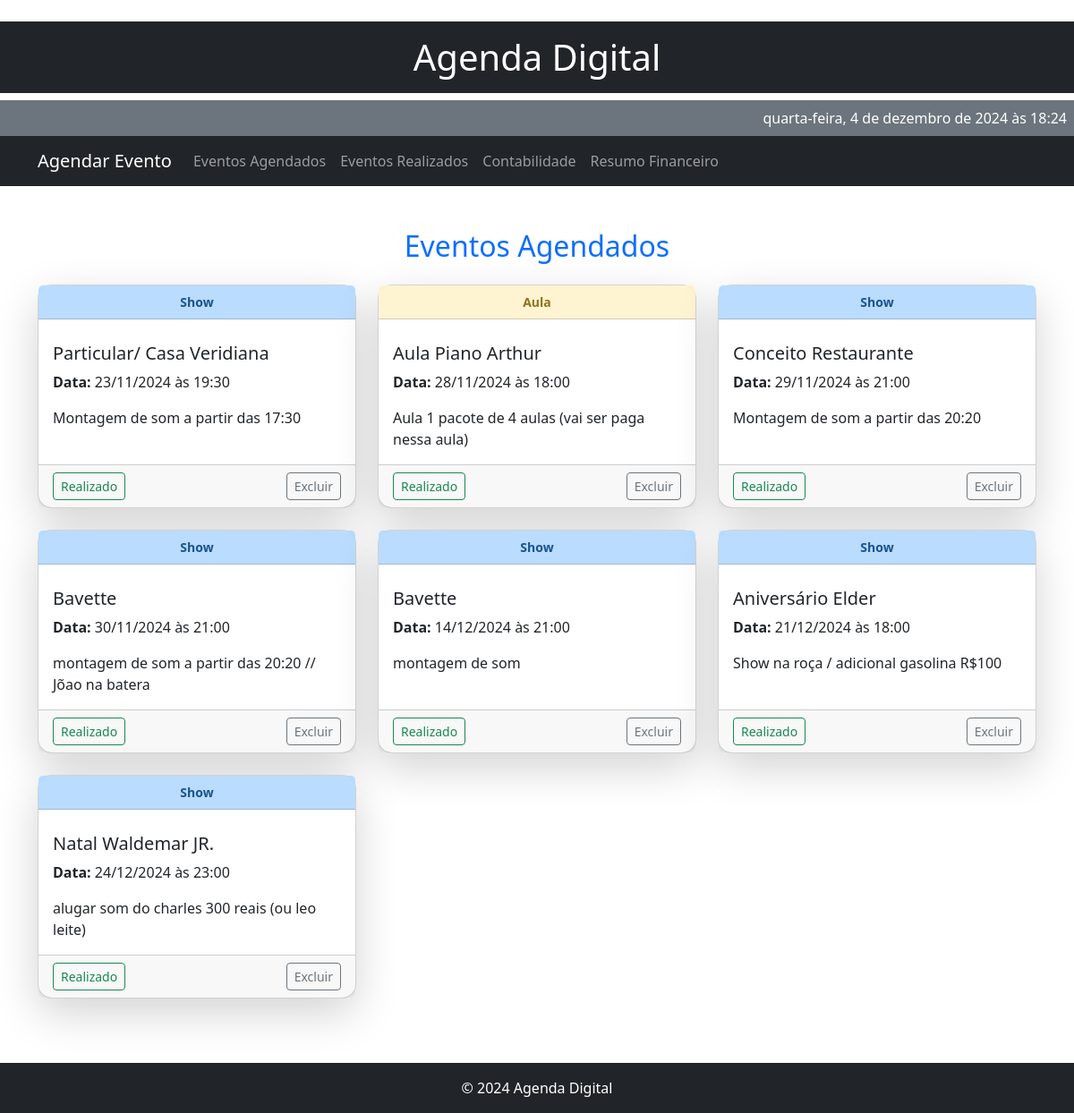
Before: /schedule with the older database file.
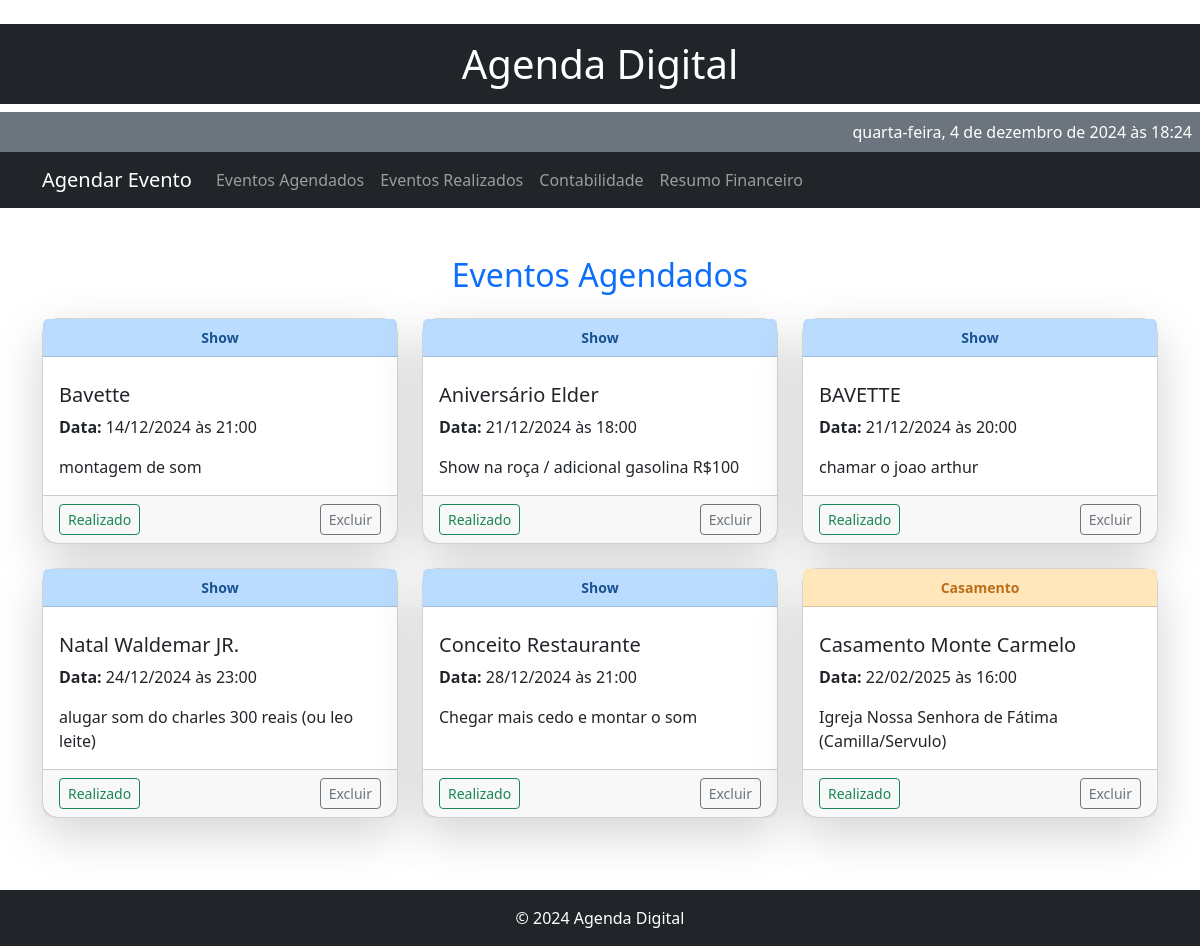
After: the same page with the newer database file.
### models.py (models this page shows)
class Evento(db.Model):
    id = db.Column(db.Integer, primary_key=True)
    tipo = db.Column(db.String(50), nullable=False)
    titulo = db.Column(db.String(100), nullable=False)
    data = db.Column(db.String(10), nullable=False)
    hora = db.Column(db.String(5), nullable=False)
    descricao = db.Column(db.Text, nullable=True)
    repetir = db.Column(db.Boolean, default=False)  # Campo para eventos semanais

### app.py (the view)
@app.route('/schedule')
def schedule():
    eventos = Evento.query.order_by(Evento.data.asc(), Evento.hora.asc()).all()
    for evento in eventos:
        if isinstance(evento.data, str):  # Se a data for string, converte
            evento.data = datetime.strptime(evento.data, "%Y-%m-%d").date()
    current_date = datetime.now().date()  # Data atual
    return render_template('schedule.html', events=eventos, current_date=current_date)

### app.py (called while the page is built)
def format_datetime(value):
    if value:
        if isinstance(value, (datetime, date)):  # Verifica se já é datetime ou date
            return value.strftime("%d/%m/%Y")
        return datetime.strptime(value, "%Y-%m-%d").strftime("%d/%m/%Y")
    return value

### templates/schedule.html (shortened to what this page needs)
﻿{% extends 'base.html' %}
{% block content %}
<div class="container my-5">
    <h2 class="text-center text-primary mb-4">Eventos Agendados</h2>
    <div class="row">
        {% if events %}
            {% for event in events %}
            <div class="col-md-4 mb-4">
                <div
                    class="card shadow-lg h-100 event-card"
                    data-event-id="{{ event.id }}"
                    data-event-date="{{ event.data }}"
                    style="opacity: 0; transform: translateY(20px); transition: opacity 0.5s, transform 0.5s;">
                    <div class="card-header {% if event.tipo == 'Show' %}bg-show{% elif event.tipo == 'Aula' %}bg-class{% elif event.tipo == 'Casamento' %}bg-wedding{% endif %}">
                        {{ event.tipo }}
                    </div>
                    <div class="card-body">
                        <h5 class="card-title">{{ event.titulo }}</h5>
                        <p class="card-text">
                            <strong>Data:</strong> {{ event.data | format_datetime }} às {{ event.hora }}
                        </p>
                        <p class="card-text">{{ event.descricao }}</p>
                    </div>
                    <div class="card-footer text-end d-flex justify-content-between">
                        <button
                            class="btn btn-sm btn-outline-success mark-as-done"
                            data-event-id="{{ event.id }}"
                            onclick="markAsDone(event)">
                             Realizado
                        </button>
                        <button
                            class="btn btn-sm btn-outline-secondary delete-event"
                            data-event-id="{{ event.id }}"
                            onclick="deleteEvent(event)">
                             Excluir
                        </button>
                    </div>
                </div>
            </div>
            {% endfor %}
        {% else %}
        <p class="text-center">Nenhum evento agendado.</p>
        {% endif %}
    </div>
</div>
{% endblock %}

### templates/base.html (shortened to what this page needs)
﻿<!DOCTYPE html>
<html lang="en">
<head>
    <link href="https://cdn.jsdelivr.net/npm/bootstrap@5.3.0-alpha1/dist/css/bootstrap.min.css" rel="stylesheet">
    <link rel="stylesheet" href="{{ url_for('static', filename='css/styles.css') }}">
</head>
<body>
    <header>
        <h1 class="text-white bg-dark py-3 text-center">Agenda Digital</h1>
        <div id="current-datetime" class="text-white text-end p-2 bg-secondary"></div>
        <nav class="navbar navbar-expand-lg navbar-dark bg-dark">
            <div class="container">
                <a class="navbar-brand" href="{{ url_for('index') }}">Agendar Evento</a>
                <div class="collapse navbar-collapse" id="navbarNav">
                    <ul class="navbar-nav">
                        <li class="nav-item">
                            <a class="nav-link" href="{{ url_for('schedule') }}">Eventos Agendados</a>
                        </li>
                        <li class="nav-item">
                            <a class="nav-link" href="{{ url_for('realizados') }}">Eventos Realizados</a>
                        </li>
                        <li class="nav-item">
                            <a class="nav-link" href="{{ url_for('contabilidade') }}">Contabilidade</a>
                        </li>
                        <li class="nav-item">
                            <a class="nav-link" href="{{ url_for('contabilidade_final') }}">Resumo Financeiro</a>
                        </li>
                    </ul>
                </div>
            </div>
        </nav>
    </header>
    <main>
        {% block content %}{% endblock %}
    </main>
    <footer class="text-center text-white bg-dark py-3">
        &copy; 2024 Agenda Digital
    </footer>
</body>
</html>

### static/css/styles.css (style rules this page uses)
.card-header { font-size: 14px; font-weight: bold; padding: 8px; border-top-left-radius: 16px; border-top-right-radius: 16px; text-align: center; margin-bottom: 10px; opacity: 0.9; }
.bg-show { background-color: #b3d9ff; color: #004085; }
.bg-wedding { background-color: #ffe5b4; color: #b45f04; }
.event-card { opacity: 0; transform: translateY(20px); transition: opacity 0.5s, transform 0.5s; }

Changed rows visible on the page:
removed Evento: tipo "Show", titulo "Particular/ Casa Veridiana", data "23/11/2024", hora "19:30", descricao "Montagem de som a partir das 17:30"
removed Evento: tipo "Aula", titulo "Aula Piano Arthur", data "28/11/2024", hora "18:00", descricao "Aula 1 pacote de 4 aulas (vai ser paga nessa aula)"
removed Evento: tipo "Show", titulo "Conceito Restaurante", data "29/11/2024", hora "21:00", descricao "Montagem de som a partir das 20:20"
removed Evento: tipo "Show", titulo "Bavette", data "30/11/2024", hora "21:00", descricao "montagem de som a partir das 20:20 // Jõao na batera"
added Evento: tipo "Show", titulo "BAVETTE", data "21/12/2024", hora "20:00", descricao "chamar o joao arthur"
added Evento: tipo "Show", titulo "Conceito Restaurante", data "28/12/2024", hora "21:00", descricao "Chegar mais cedo e montar o som"
added Evento: tipo "Casamento", titulo "Casamento Monte Carmelo", data "22/02/2025", hora "16:00", descricao "Igreja Nossa Senhora de Fátima (Camilla/Servulo)"
